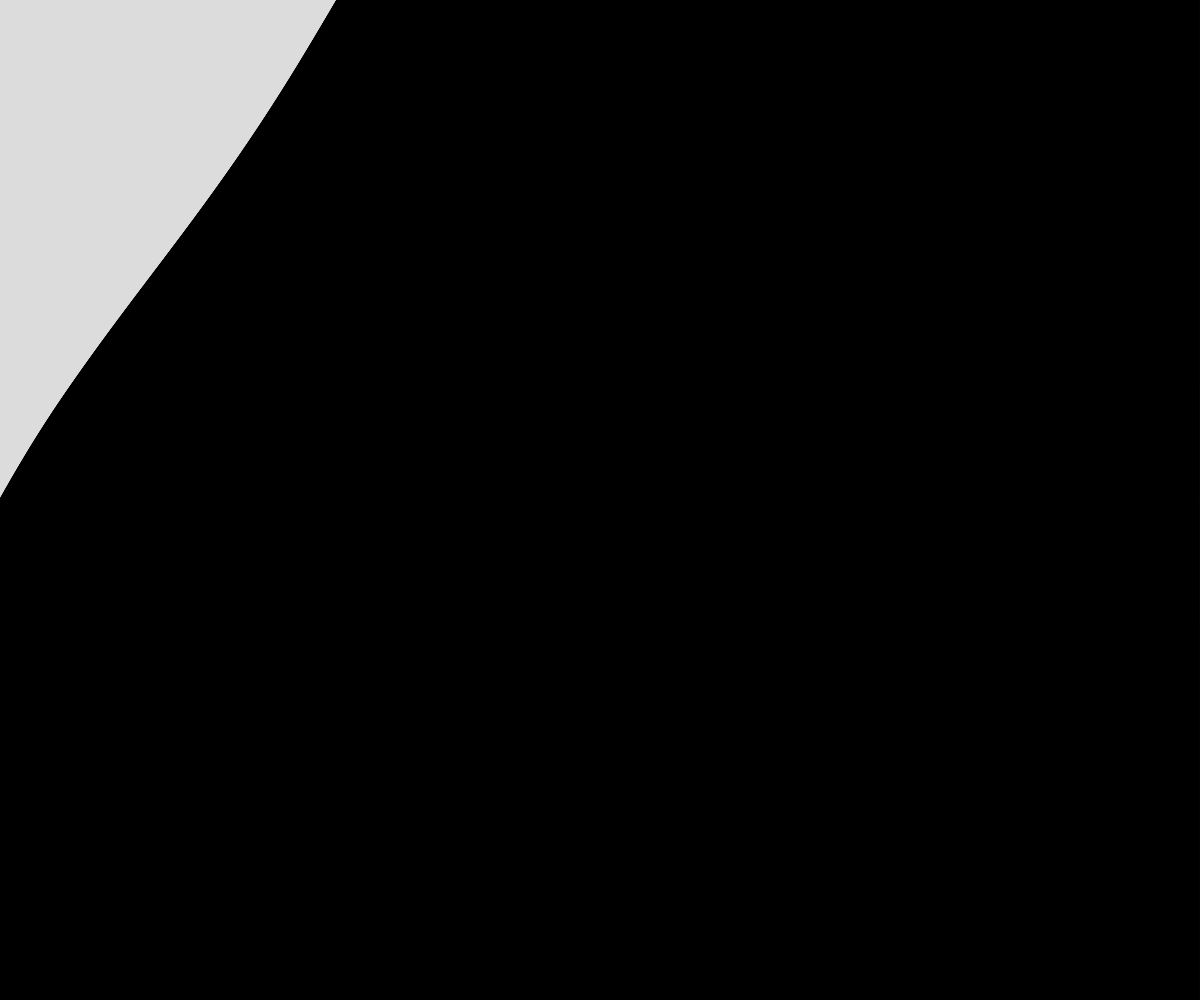
Frame 1 (no input)
Frame 60 (no input): identical to frame 1, image omitted
Frame 120 (the mouse pressed at the canvas centre since frame 60): identical to frame 1, image omitted

The p5.js sketch that drew this single still picture (run headless with seeded random() and noise() and a simulated clock; from frame 60 on, the mouse is pressed at the canvas centre):

// p5.js sketch
// ── sketch.js
// Project Title
// Your Name
// Date
//
// Extra for Experts:
// - describe what you did to take this project "above and beyond"

let rectHeight, rectWidth, maxHeight;

function setup() {
  createCanvas(windowWidth, windowHeight);
  background(220);
  
  rectWidth = width/5000;
  rectHeight = height/2,height;
  for (x = 0;x < width; x += rectWidth){
    rectHeight += random(noise(rectHeight / 1000),noise(rectHeight / -1000)); 
     
    rect(x,height-rectHeight,rectWidth,rectHeight);
  }
}


function draw() {}
